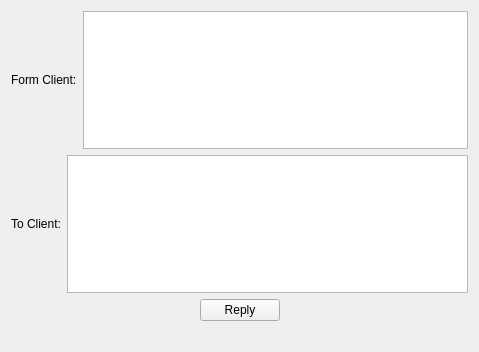
<?xml version="1.0" encoding="UTF-8"?>
<ui version="4.0">
 <class>Widget</class>
 <widget class="QWidget" name="Widget">
  <property name="geometry">
   <rect>
    <x>0</x>
    <y>0</y>
    <width>479</width>
    <height>352</height>
   </rect>
  </property>
  <property name="windowTitle">
   <string>Server</string>
  </property>
  <property name="windowIcon">
   <iconset resource="img.qrc">
    <normaloff>:/img/titli.png</normaloff>:/img/titli.png</iconset>
  </property>
  <layout class="QGridLayout" name="gridLayout">
   <item row="0" column="0">
    <layout class="QVBoxLayout" name="verticalLayout">
     <item>
      <layout class="QHBoxLayout" name="horizontalLayout">
       <item>
        <widget class="QLabel" name="fromLabel">
         <property name="text">
          <string>Form Client:</string>
         </property>
        </widget>
       </item>
       <item>
        <widget class="QTextEdit" name="fromTextEdit">
         <property name="textInteractionFlags">
          <set>Qt::TextSelectableByKeyboard|Qt::TextSelectableByMouse</set>
         </property>
        </widget>
       </item>
      </layout>
     </item>
     <item>
      <spacer name="verticalSpacer">
       <property name="orientation">
        <enum>Qt::Vertical</enum>
       </property>
       <property name="sizeHint" stdset="0">
        <size>
         <width>20</width>
         <height>17</height>
        </size>
       </property>
      </spacer>
     </item>
     <item>
      <layout class="QHBoxLayout" name="horizontalLayout_2">
       <item>
        <widget class="QLabel" name="toLabel">
         <property name="text">
          <string>To Client:</string>
         </property>
        </widget>
       </item>
       <item>
        <widget class="QTextEdit" name="toTextEdit"/>
       </item>
      </layout>
     </item>
     <item>
      <spacer name="verticalSpacer_2">
       <property name="orientation">
        <enum>Qt::Vertical</enum>
       </property>
       <property name="sizeHint" stdset="0">
        <size>
         <width>20</width>
         <height>17</height>
        </size>
       </property>
      </spacer>
     </item>
     <item>
      <layout class="QHBoxLayout" name="horizontalLayout_3">
       <item>
        <spacer name="horizontalSpacer">
         <property name="orientation">
          <enum>Qt::Horizontal</enum>
         </property>
         <property name="sizeHint" stdset="0">
          <size>
           <width>68</width>
           <height>20</height>
          </size>
         </property>
        </spacer>
       </item>
       <item>
        <widget class="QPushButton" name="replyPushButton">
         <property name="text">
          <string>Reply</string>
         </property>
        </widget>
       </item>
       <item>
        <spacer name="horizontalSpacer_2">
         <property name="orientation">
          <enum>Qt::Horizontal</enum>
         </property>
         <property name="sizeHint" stdset="0">
          <size>
           <width>78</width>
           <height>20</height>
          </size>
         </property>
        </spacer>
       </item>
      </layout>
     </item>
     <item>
      <spacer name="verticalSpacer_3">
       <property name="orientation">
        <enum>Qt::Vertical</enum>
       </property>
       <property name="sizeHint" stdset="0">
        <size>
         <width>20</width>
         <height>17</height>
        </size>
       </property>
      </spacer>
     </item>
    </layout>
   </item>
   <item row="1" column="0">
    <widget class="QLabel" name="errorLabel">
     <property name="text">
      <string/>
     </property>
    </widget>
   </item>
  </layout>
 </widget>
 <layoutdefault spacing="6" margin="11"/>
 <resources>
  <include location="img.qrc"/>
 </resources>
 <connections/>
</ui>
